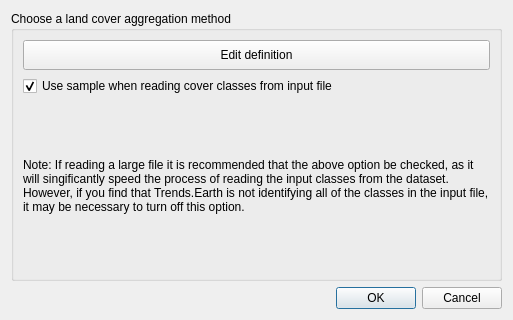
<?xml version="1.0" encoding="UTF-8"?>
<ui version="4.0">
 <class>DlgLoadDataLC</class>
 <widget class="QDialog" name="DlgLoadDataLC">
  <property name="windowModality">
   <enum>Qt::ApplicationModal</enum>
  </property>
  <property name="geometry">
   <rect>
    <x>0</x>
    <y>0</y>
    <width>513</width>
    <height>320</height>
   </rect>
  </property>
  <property name="sizePolicy">
   <sizepolicy hsizetype="Preferred" vsizetype="Preferred">
    <horstretch>0</horstretch>
    <verstretch>0</verstretch>
   </sizepolicy>
  </property>
  <property name="windowTitle">
   <string>Load a Custom Land Cover Dataset</string>
  </property>
  <property name="modal">
   <bool>true</bool>
  </property>
  <layout class="QVBoxLayout" name="verticalLayout">
   <item>
    <widget class="QGroupBox" name="groupBox_lc_agg">
     <property name="enabled">
      <bool>true</bool>
     </property>
     <property name="title">
      <string>Choose a land cover aggregation method</string>
     </property>
     <layout class="QVBoxLayout" name="verticalLayout_2">
      <item>
       <widget class="QPushButton" name="btn_agg_edit_def">
        <property name="enabled">
         <bool>true</bool>
        </property>
        <property name="sizePolicy">
         <sizepolicy hsizetype="Expanding" vsizetype="Fixed">
          <horstretch>0</horstretch>
          <verstretch>0</verstretch>
         </sizepolicy>
        </property>
        <property name="minimumSize">
         <size>
          <width>0</width>
          <height>30</height>
         </size>
        </property>
        <property name="maximumSize">
         <size>
          <width>16777215</width>
          <height>16777215</height>
         </size>
        </property>
        <property name="text">
         <string>Edit definition</string>
        </property>
       </widget>
      </item>
      <item>
       <widget class="QCheckBox" name="checkBox_use_sample">
        <property name="text">
         <string>Use sample when reading cover classes from input file</string>
        </property>
        <property name="checked">
         <bool>true</bool>
        </property>
       </widget>
      </item>
      <item>
       <widget class="QLabel" name="label">
        <property name="enabled">
         <bool>true</bool>
        </property>
        <property name="sizePolicy">
         <sizepolicy hsizetype="Preferred" vsizetype="Minimum">
          <horstretch>0</horstretch>
          <verstretch>0</verstretch>
         </sizepolicy>
        </property>
        <property name="minimumSize">
         <size>
          <width>0</width>
          <height>0</height>
         </size>
        </property>
        <property name="baseSize">
         <size>
          <width>0</width>
          <height>0</height>
         </size>
        </property>
        <property name="text">
         <string>Note: If reading a large file it is recommended that the above option be checked, as it will singificantly speed the process of reading the input classes from the dataset. However, if you find that Trends.Earth is not identifying all of the classes in the input file, it may be necessary to turn off this option.</string>
        </property>
        <property name="wordWrap">
         <bool>true</bool>
        </property>
       </widget>
      </item>
     </layout>
    </widget>
   </item>
   <item>
    <widget class="QDialogButtonBox" name="btnBox">
     <property name="orientation">
      <enum>Qt::Horizontal</enum>
     </property>
     <property name="standardButtons">
      <set>QDialogButtonBox::Cancel|QDialogButtonBox::Ok</set>
     </property>
    </widget>
   </item>
  </layout>
 </widget>
 <resources/>
 <connections>
  <connection>
   <sender>btnBox</sender>
   <signal>accepted()</signal>
   <receiver>DlgLoadDataLC</receiver>
   <slot>accept()</slot>
   <hints>
    <hint type="sourcelabel">
     <x>248</x>
     <y>254</y>
    </hint>
    <hint type="destinationlabel">
     <x>157</x>
     <y>274</y>
    </hint>
   </hints>
  </connection>
  <connection>
   <sender>btnBox</sender>
   <signal>rejected()</signal>
   <receiver>DlgLoadDataLC</receiver>
   <slot>reject()</slot>
   <hints>
    <hint type="sourcelabel">
     <x>316</x>
     <y>260</y>
    </hint>
    <hint type="destinationlabel">
     <x>286</x>
     <y>274</y>
    </hint>
   </hints>
  </connection>
 </connections>
</ui>
